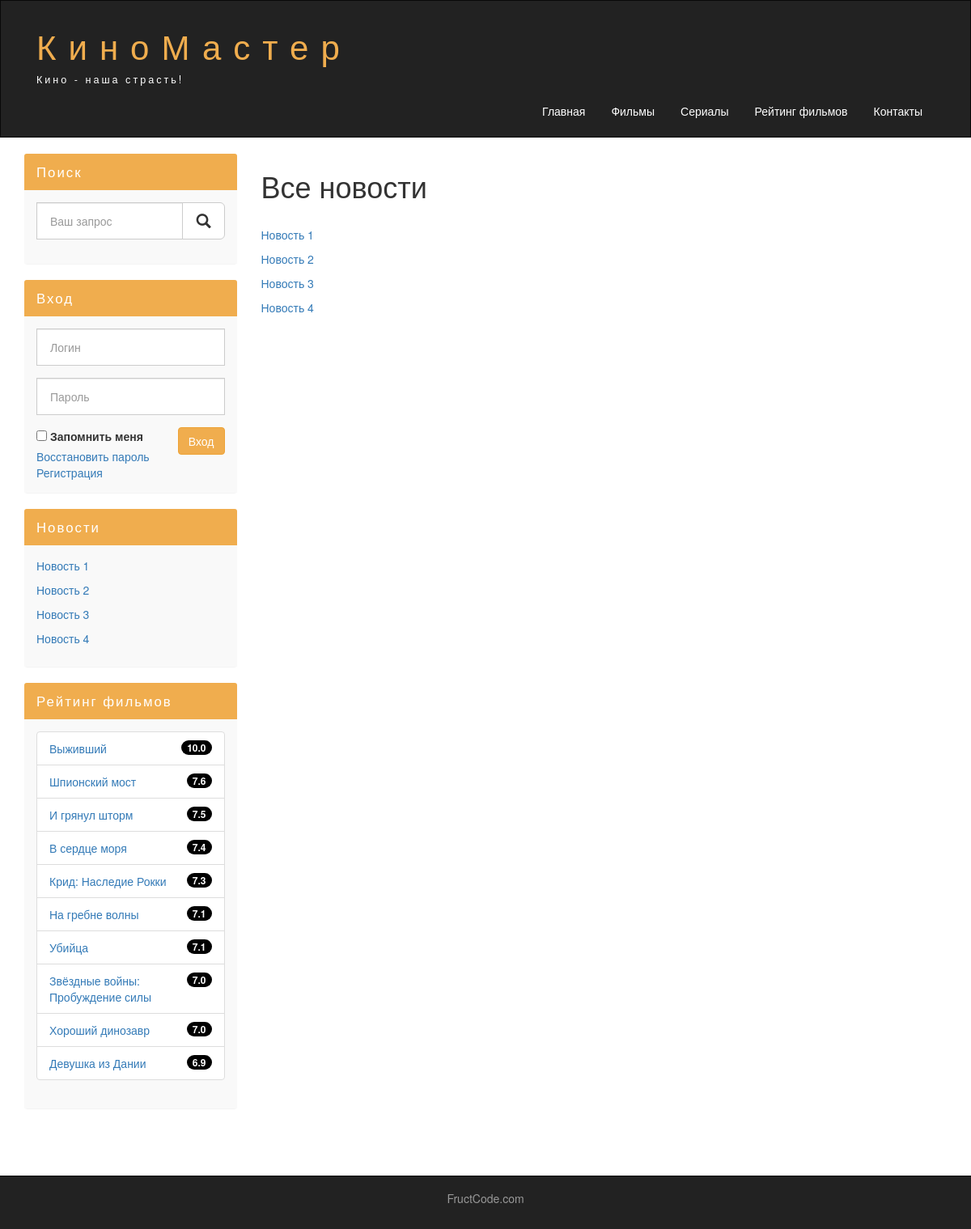
/index.php/news, run on the app's committed database.
### tables this page shows
CREATE TABLE `news` (
  `id` tinyint(20) NOT NULL,
  `title` varchar(255) NOT NULL,
  `text` text NOT NULL,
  `slug` varchar(255) NOT NULL
);

CREATE TABLE `movie` (
  `id` int(5) NOT NULL,
  `slug` varchar(255) NOT NULL,
  `name` varchar(255) NOT NULL,
  `descriptions` text NOT NULL,
  `year` int(4) NOT NULL,
  `rating` float(3,1) NOT NULL,
  `poster` varchar(255) NOT NULL,
  `player_code` varchar(255) NOT NULL,
  `director` varchar(255) NOT NULL,
  `add_date` datetime NOT NULL,
  `category_id` tinyint(4) NOT NULL
);

### application/controllers/News.php (called while the page is built, shortened)
<?php
class News extends MY_Controller {
	public function __construct() {
		parent::__construct();
		$this->load->model('News_model');
	}
	public function index() {
		$this->data['title'] = 'Все новости';
		$this->data['news'] = $this->News_model->getNews();
		$this->load->view('templates/header', $this->data);
		$this->load->view('news/index', $this->data);
		$this->load->view('templates/footer');
	}
}

### index.php (called while the page is built, shortened)
<?php
require_once BASEPATH.'core/CodeIgniter.php';

### application/libraries/Dx_auth.php (called while the page is built, shortened)
<?php if (!defined('BASEPATH')) exit('No direct script access allowed');
class DX_Auth
{
	function __construct()
	{
		$this->ci =& get_instance();
	}
	function _init()
	{
		$this->allow_registration = $this->ci->config->item('DX_allow_registration');
		$this->register_uri = $this->ci->config->item('DX_register_uri');
		$this->forgot_password_uri = $this->ci->config->item('DX_forgot_password_uri');
	}
	function is_admin()
	{
		return strtolower($this->ci->session->userdata('DX_role_name')) == 'admin';
	}
	function is_logged_in()
	{
		return $this->ci->session->userdata('DX_logged_in');
	}
}

### application/models/News_model.php (called while the page is built, shortened)
<?php
class News_model extends CI_Model {
	public function getNews($slug = FALSE) {
		if ($slug === FALSE) {
			$query = $this->db->get('news');
			return $query->result_array();
		}
		$query = $this->db->get_where('news', array('slug' => $slug));
		return $query->row_array();
	}
}

### application/core/MY_Controller.php (called while the page is built, shortened)
<?php
class MY_Controller extends CI_Controller {
	public function __construct() {
		$this->data['news'] = $this->News_model->getNews();
		$this->data['films'] = $this->Films_model->getFilmsByRating(10);
	}
}

### application/models/Films_model.php (called while the page is built, shortened)
<?php
class Films_model extends CI_Model {
	public function getFilmsByRating($limit) {
		$query = $this->db
			->order_by('rating', 'desc')
			->where('category_id', 1)
			->where('rating>', 0)
			->limit($limit)
			->get('movie');
		return $query->result_array();
	}
}

### application/views/news/index.php (the view, shortened to what this page needs)
<h1>Все новости</h1><br>
<?php if(!$this->dx_auth->is_admin()) { ?>
<?php foreach ($news as $key => $value): ?>
	<p><a href="view/<?php echo $value['slug']; ?>"><?php echo $value['title']; ?></a>
<?php endforeach ?>
<?php   } ?>

### application/views/templates/menu.php (shortened to what this page needs)
<div class="col-lg-3 col-lg-pull-9">
          <div class="panel panel-info hidden-xs">
            <div class="panel-heading"><div class="sidebar-header">Поиск</div></div>
            <div class="panel-body">
              <form role="search" action = "/search/" method="get">
                <div class="form-group">
                  <div class="input-group">
                    <input type="search" name = "q_search" class="form-control input-lg" placeholder="Ваш запрос">
                    <div class="input-group-btn">
                      <button class="btn btn-default btn-lg" type="submit"><i class="glyphicon glyphicon-search"></i></button>
                    </div>
                  </div>
                </div>
              </form>
            </div>
          </div>
          <div class="panel panel-info">
            <div class="panel-heading"><div class="sidebar-header">Вход</div></div>
            <div class="panel-body">
              <?php if (!$this->dx_auth->is_logged_in()): ?>
              <?php
                $remember = array(
                  'name'  => 'remember',
                  'id'  => 'remember',
                  'value' => 1,
                  'checked' => set_value('remember'));
              ?>
              <form role="form" action="/auth/login/" method="post">
                <div class="form-group">
                  <input type="text"  class="form-control input-lg" placeholder="Логин" name="username">
                </div>
                <div class="form-group">
                  <input type="password" class="form-control input-lg" placeholder="Пароль" name="password">
                </div>
                <button type="submit" class="btn btn-warning pull-right">Вход</button>
                <dd>
                  <?php echo form_checkbox($remember);?> <?php echo form_label('Запомнить меня'.'<br>', $remember['id']);?>
                  <?php echo anchor($this->dx_auth->forgot_password_uri, 'Восстановить пароль'.'<br>');?>
                  <?php
                    if ($this->dx_auth->allow_registration) {
                      echo anchor($this->dx_auth->register_uri, 'Регистрация');
                    };
                  ?>
                </dd>
              </form>
              <?php else: ?>
                Здравствуйте, <?php echo $this->dx_auth->get_username(); ?>!
                <a href="/auth/logout/" class="btn btn-warning pull-right">Выход</a>
              <?php endif ?>
            </div>
          </div>
          <div class="panel panel-info">
            <div class="panel-heading"><div class="sidebar-header">Новости</div></div>
            <div class="panel-body">
              <?php foreach ($news as $key => $value): ?>
                <p><a href="/news/view/<?php echo $value['slug']; ?>"><?php echo $value['title']; ?></a></p>
              <?php endforeach ?>
            </div>
          </div>
          <div class="panel panel-info">
            <div class="panel-heading"><div class="sidebar-header">Рейтинг фильмов</div></div>
            <div class="panel-body">
                <ul class="list-group">
                  <?php foreach ($films as $key => $value): ?>
                    <li class="list-group-item list-group-warning">
                      <span class="badge"><?php echo $value['rating']; ?></span>
                      <a href="/movies/view/<?php echo $value['slug']; ?>"><?php echo $value['name']; ?></a>
                    </li>
                  <?php endforeach ?>
                </ul>
            </div>
          </div>
        </div>

### assets/css/style.css (style rules this page uses)
html, body { height: 100%; }
.panel { border: none; }
.panel-body { background-color: #f9f9f9; }
.panel-info>.panel-heading { background-color: #f0ad4e; color: white; border-color: transparent; }
.sidebar-header { font-size: 120%; letter-spacing: 2px; }
.form-control { border-radius: 0px; }
.input-lg { font-size: 14px; }
.badge { background-color: #000000; }

### data on the page
news: title "Новость 1"
news: title "Новость 2"
news: title "Новость 3"
news: title "Новость 4"
movie: rating "10.0", name "Выживший"
movie: rating "7.6", name "Шпионский мост"
movie: rating "7.5", name "И грянул шторм"
movie: rating "7.4", name "В сердце моря"
movie: rating "7.3", name "Крид: Наследие Рокки"
movie: rating "7.1", name "На гребне волны"
movie: rating "7.1", name "Убийца"
movie: rating "7.0", name "Звёздные войны: Пробуждение силы"
movie: rating "7.0", name "Хороший динозавр"
movie: rating "6.9", name "Девушка из Дании"

### other printed values
form_label('Запомнить меня'.'<br>', $remember['id']) "Запомнить меня"
anchor($this->dx_auth->register_uri, 'Регистрация') "Регистрация"
